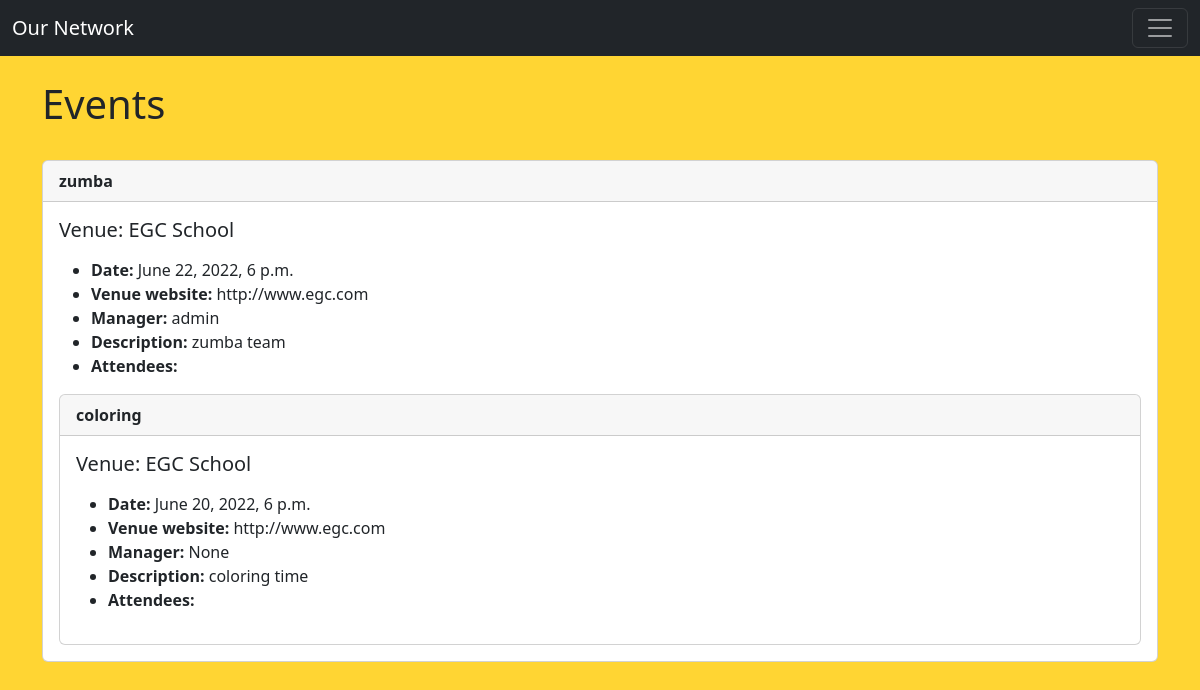
The page /events on the database as committed earlier.
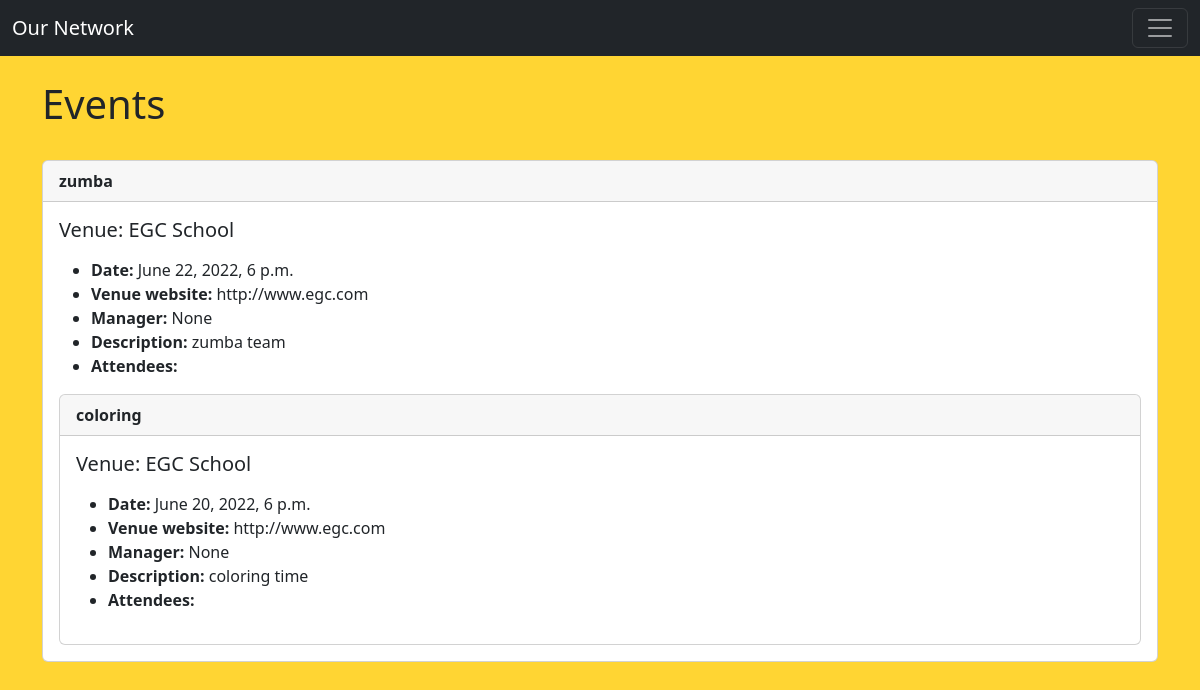
The same page on the database as committed later.
### events/models.py (models this page shows)
class Event(models.Model):
    name = models.CharField('Event Name', max_length=120)
    event_date = models.DateTimeField('Event Date')
    venue = models.ForeignKey(Venue, blank=True, null=True, on_delete=models.CASCADE)
    manager = models.ForeignKey(User, blank=True, null=True, on_delete=models.SET_NULL)
    description = models.TextField(blank=True)
    attendees = models.ManyToManyField(MyClubUser, blank=True)
    def __str__(self):
        return self.name

class Venue(models.Model):
    name = models.CharField('Venue Name', max_length=120)
    address = models.CharField(max_length=300)
    zip_code = models.CharField('Zip Code', max_length=15)
    phone = models.CharField('Contact Phone', max_length=25, blank=True)
    web = models.URLField('Website Address', blank=True)
    email_address = models.EmailField('Email Address', blank=True)
    def __str__(self):
        return self.name

### events/views.py (the view)
# urls.py: path('events', views.all_events, name="list-events"),
def all_events(request):
    event_list = Event.objects.all()
    return render(request, 'events/event_list.html',
                  {'event_list': event_list})

### events/templates/events/event_list.html (shortened to what this page needs)
{% extends 'events/base.html' %}
{% block content %}
            <h1>Events</h1>
            <br>
            {% for event in event_list %}
            <div class="card">
                  <div class="card-header">
                      <strong>{{ event }}</strong>
                  </div>
                  <div class="card-body">
                    <h5 class="card-title">Venue: {{ event.venue }}</h5>
                    <p class="card-text"> <ul>
                      <li><strong>Date:</strong> {{ event.event_date }}</li>
                      <li><strong>Venue website:</strong> {{ event.venue.web }}</li>
                      <li><strong>Manager: </strong>{{ event.manager }}</li>
                      <li><strong>Description:</strong> {{ event.description }}</li>
                <li><strong>Attendees:</strong><br>
                </li>
            </ul>
            {% endfor %}</p>
                   </div>
            </div>
{% endblock %}

### events/templates/events/base.html (shortened to what this page needs)
<!doctype html>
<html lang="en">
  <head>
    <link href="https://cdn.jsdelivr.net/npm/bootstrap@5.2.0-beta1/dist/css/bootstrap.min.css" rel="stylesheet">
  </head>
  <body>
        {% include 'events/navbar.html' %}
          <br/>
        <div class="container">
            {% block content %}
            {% endblock %}
        </div>
  </body>
</html>

### events/templates/events/navbar.html (shortened to what this page needs)
<nav class="navbar navbar-dark bg-dark">
  <div class="container-fluid">
    <a class="navbar-brand" href="{%  url 'home'  %}">Our Network</a>
    <button class="navbar-toggler" type="button" data-bs-toggle="collapse" data-bs-target="#navbarSupportedContent" aria-controls="navbarSupportedContent" aria-expanded="false" aria-label="Toggle navigation">
      <span class="navbar-toggler-icon"></span>
    </button>
  </div>
</nav>

### events/templates/events/base.html (style rules this page uses)
body { background: #FFD533; }

Rows that differ between the two databases and show on the page:
changed Event "zumba": manager "admin" → "None"
